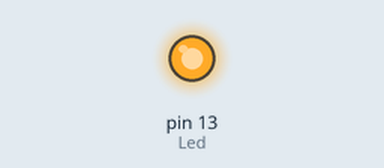
A sketch run on a simulated Arduino Uno, built with avr-gcc and run on an emulated ATmega328P. Parts: output pins drawn as LEDs (lit = HIGH).

Above: at 1.2 s.
At 5.7 s:
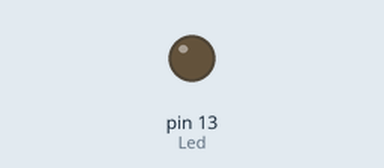
Timing chart, 0 to 6.9 s (numbered marks = the images above):
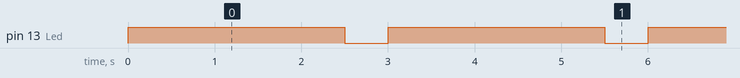

Measured:
- by itself, pin 13 (Led): alternates HIGH for 2.5 s and LOW for 0.50 s

The sketch:

SketchBlinkOnOnOnOnOff.ino
```cpp
// https://habr.com/ru/post/352806/
int Led = 13; // объявляем переменную Led на 13 пин (выход)
void setup(){
    pinMode(Led, OUTPUT); // определяем переменную
}

int TimeSlot=1000;

void loop()
{  int DurationOn=TimeSlot*0.5;
   int DurationOff=TimeSlot-DurationOn;
    digitalWrite(Led, HIGH); // подаём напряжение на 13 пин
    delay(DurationOn); // ожидаем 0.5 секунд
     digitalWrite(Led, HIGH); // подаём напряжение на 13 пин
    delay(DurationOn); // ожидаем 0.5 секунд
     digitalWrite(Led, HIGH); // подаём напряжение на 13 пин
    delay(DurationOn); // ожидаем 0.5 секунд
     digitalWrite(Led, HIGH); // подаём напряжение на 13 пин
    delay(DurationOn); // ожидаем 0.5 секунд
     digitalWrite(Led, HIGH); // подаём напряжение на 13 пин
    delay(DurationOn); // ожидаем 0.5 секунд
    digitalWrite(Led, LOW); // не подаём напряжение на 13 пин
    delay(DurationOff); // ожидаем 0.5 секунд
  }
```
